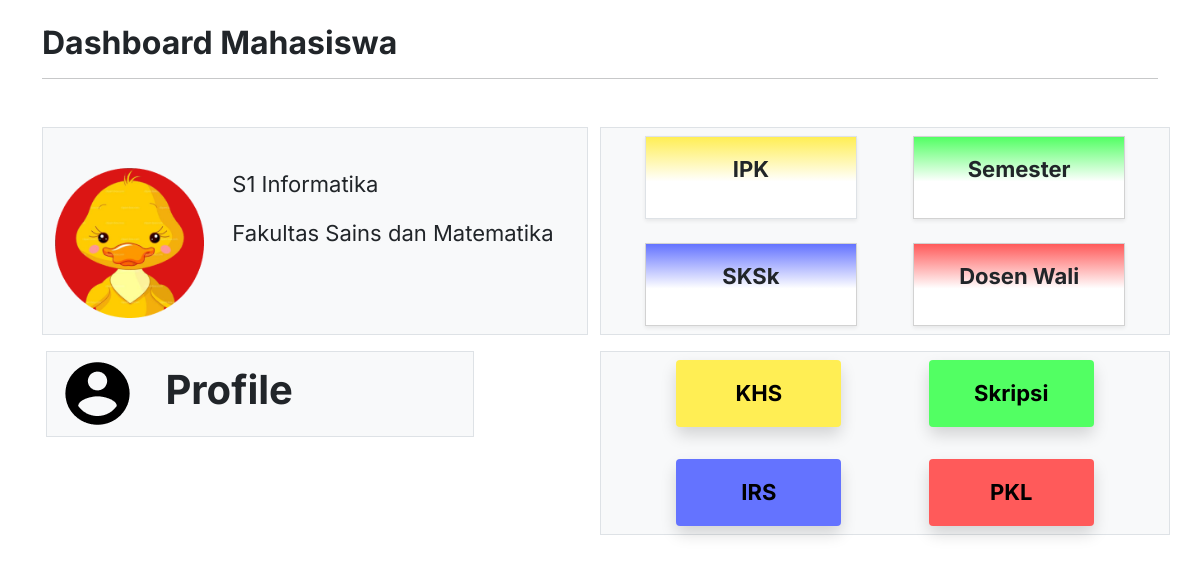
Page /srs10.php on the earlier database version.
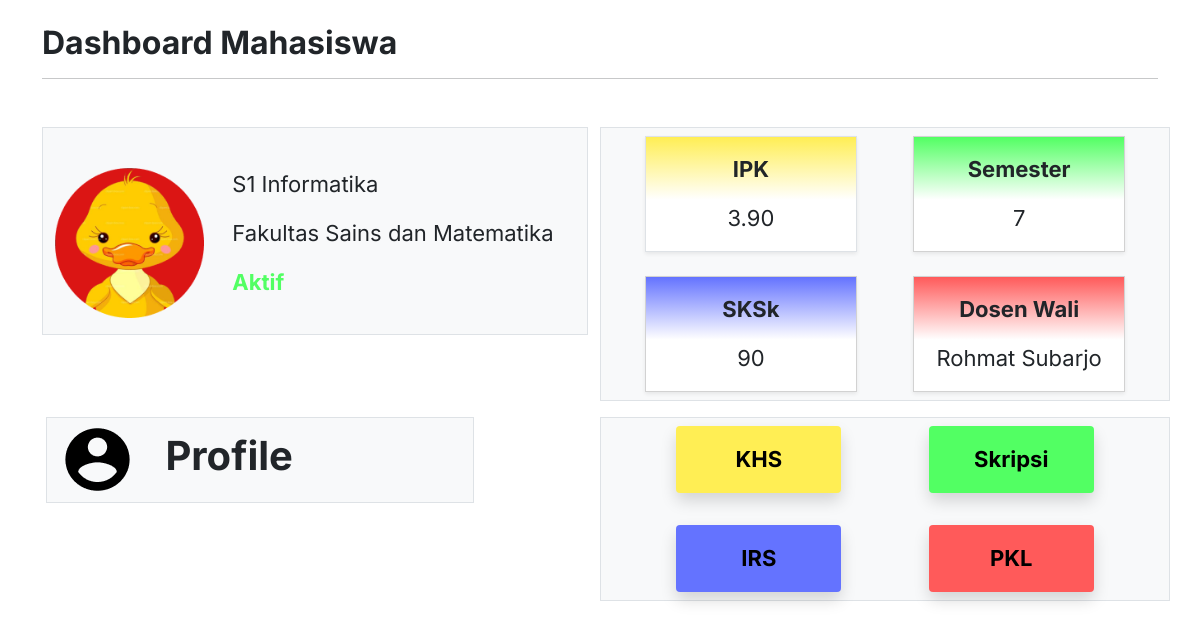
Same page on the later database version.
### tables this page shows
CREATE TABLE `irs` (
  `semester_aktif` varchar(1) NOT NULL,
  `status` varchar(15) NOT NULL,
  `jml_sks` varchar(3) NOT NULL,
  `file_sks` longblob NOT NULL,
  `nim` varchar(14) NOT NULL
);

CREATE TABLE `khs` (
  `smt` varchar(2) NOT NULL,
  `status` varchar(15) NOT NULL,
  `ip_semester` varchar(4) NOT NULL,
  `ip_kumulatif` varchar(4) NOT NULL,
  `file_khs` longblob NOT NULL,
  `sks_kumulatif` varchar(3) NOT NULL,
  `nim` varchar(14) NOT NULL
);

CREATE TABLE `dosen` (
  `kode_wali` varchar(14) NOT NULL,
  `nip` varchar(15) NOT NULL,
  `nama` varchar(20) NOT NULL,
  `email` varchar(30) NOT NULL,
  `nomor_telp` varchar(15) NOT NULL,
  `alamat` varchar(30) NOT NULL
);

### srs10.php (the view, shortened to what this page needs)
<!DOCTYPE html>
<html lang="en">
  <head>
    <link href="https://cdn.jsdelivr.net/npm/bootstrap@5.2.2/dist/css/bootstrap.min.css" rel="stylesheet" />
  </head>
  <body>
    <?php
    require_once('db_login.php');
    ?>
    <div class="container mt-4">
      <h2 class="fw-bold">Dashboard Mahasiswa</h2>
      <hr />
      <div class="row mt-5">
        <div class="col-md-6">
          <div class="col-md border bg-light pt-4">
            <div class="row">
              <div class="col-md-4 p-3 ps-4">
                <img src="img/bebekbulet.png" style="width: 100%" />
              </div>
              <div class="col-md-8">
                <?php
                  $query2= $db->query("SELECT irs.status FROM irs inner join mahasiswa where mahasiswa.nim=irs.nim");
                  $data2=mysqli_fetch_assoc($query2);
                  echo "<p>S1 Informatika</p>";
                  echo "<p>Fakultas Sains dan Matematika</p>";
                  echo "<p class='fw-bold' style='color: #52ff63'>".$data2['status']."</p>";
                ?>
              </div>
            </div>
          </div>
        </div>
        <div class="col-md-6 border bg-light">
          <div class="row justify-content-evenly mt-2">
            <div class="col-md-5">
              <div class="card border rounded-0 shadow-sm">
                <div class="card-body text-center" style="background: linear-gradient(180deg, #ffee54 0%, #ffffff 55%)">
                  <p class="fw-bold">IPK</p>
                  <?php
                  $query5 = $db->query(("SELECT ip_kumulatif FROM khs INNER JOIN mahasiswa where mahasiswa.nim=khs.nim"));
                  $data3 = mysqli_fetch_assoc($query5);
                  echo $data3['ip_kumulatif'];
                  ?>
                </div>
              </div>
            </div>
            <div class="col-md-5">
              <div class="card border-1 rounded-0 shadow-sm">
                <div class="card-body text-center" style="background: linear-gradient(180deg, #52ff63 0%, #ffffff 55%)">
                  <p class="fw-bold">Semester</p>
                  <?php
                  $query3 = $db->query("SELECT smt FROM khs INNER JOIN mahasiswa where mahasiswa.nim=khs.nim");
                  $data3 = mysqli_fetch_assoc($query3);
                  echo $data3['smt'];
                  ?>
                </div>
              </div>
            </div>
          </div>
          <div class="row justify-content-evenly mt-4 mb-2">
            <div class="col-md-5">
              <div class="card border-1 rounded-0 shadow-sm">
                <div class="card-body text-center" style="background: linear-gradient(180deg, #6473ff 0%, #ffffff 55%)">
                  <p class="fw-bold">SKSk</p>
                  <?php
                  $query4 = $db->query("SELECT jml_sks FROM irs INNER JOIN mahasiswa where mahasiswa.nim=irs.nim");
                  $data3 = mysqli_fetch_assoc($query4);
                  echo $data3['jml_sks'];
                  ?>
                </div>
              </div>
            </div>
            <div class="col-md-5">
              <div class="card border-1 rounded-0 shadow-sm">
                <div class="card-body text-center" style="background: linear-gradient(180deg, #ff5a5a 0%, #ffffff 55%)">
                  <p class="fw-bold">Dosen Wali</p>
                  <?php
                  $query2 = $db->query("SELECT dosen.nama from dosen INNER JOIN mahasiswa where mahasiswa.kode_wali = dosen.kode_wali");
                  $data2 = mysqli_fetch_assoc($query2);
                  echo $data2['nama'];
                  ?>
                </div>
              </div>
            </div>
          </div>
        </div>
      </div>
      <div class="row mt-3">
        <div class="col-md-6">
          <div class="row">
            <div class="col-9 ms-3">
              <div class="row border bg-light">
                <div class="col-3">
                  <div class="card border-0 bg-transparent pt-1">
                    <img src="img/Accircle.png" style="max-width: max-content; max-height: max-content" />
                  </div>
                </div>
                <div class="col-9">
                  <p class="fs-1 fw-bold mt-2">Profile</p>
                </div>
              </div>
            </div>
          </div>
        </div>
        <div class="col-md-6 border pb-2 bg-light">
          <div class="row justify-content-evenly">
            <div class="col-md-4">
              <a href="srs4.php">
                <div class="card border-0 shadow mt-2">
                  <div class="card-body text-center rounded-1" style="background: #ffee54">
                    <button class="fw-bold border-0 bg-transparent">KHS</button>
                  </div>
                </div>
              </a>
            </div>
            <div class="col-md-4">
              <a href="srs6_belum.php">
                <div class="card border-0 shadow mt-2">
                  <div class="card-body text-center rounded-1" style="background: #52ff63;">
                    <button class="fw-bold border-0 bg-transparent">Skripsi</button>
                  </div>
                </div>
              </a>
            </div>
          </div>
          <div class="row justify-content-evenly mt-4">
            <div class="col-md-4">
              <a href="srs3.php">
                <div class="card border-0 shadow mt-2">
                  <div class="card-body text-center rounded-1" style="background: #6473ff">
                    <button class="fw-bold border-0 bg-transparent">IRS</button>
                  </div>
                </div>
              </a>
            </div>
            <div class="col-md-4">
              <a href="srs5_belum.php">
                <div class="card border-0 shadow mt-2">
                  <div class="card-body text-center rounded-1" style="background: #ff5a5a">
                    <button class="fw-bold border-0 bg-transparent">PKL</button>
                  </div>
                </div>
              </a>
            </div>
          </div>
        </div>
      </div>
    </div>
  </body>
</html>

### srs10.php (style rules this page uses)
body { font-family: "Inter"; font-size: 22px; }

Differences in the rows shown:
added irs: status "Aktif", jml_sks "90"
added khs: ip_kumulatif "3.90", smt "7"
added dosen: nama "Rohmat Subarjo"
